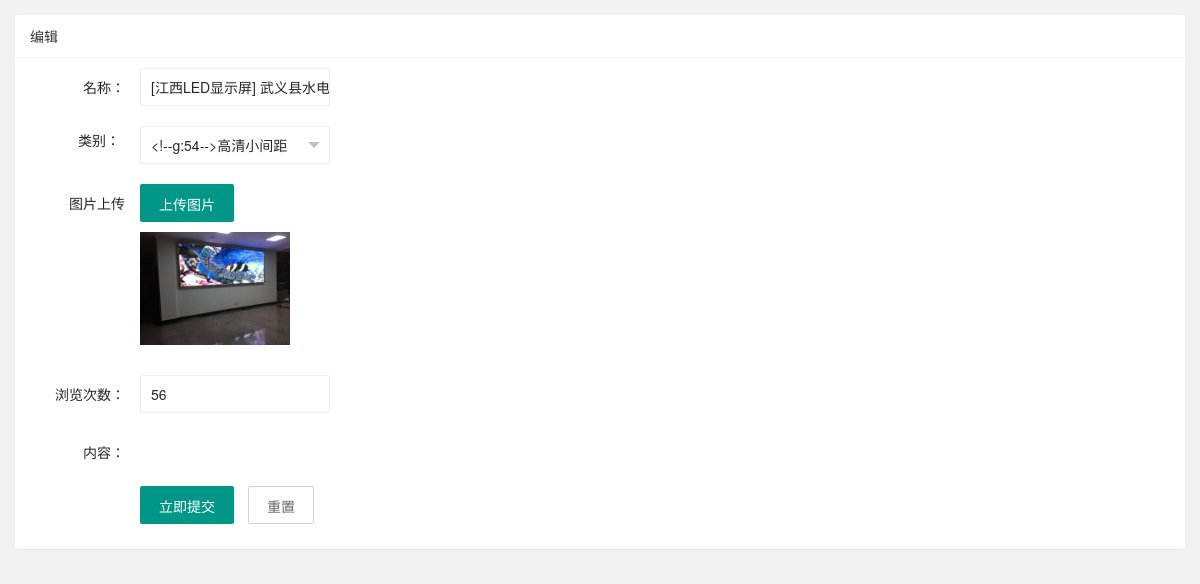
/admin/projectcase/edit.php?id=3, run on the app's committed database.
### tables this page shows
CREATE TABLE `projectcase`  (
  `id` int(11) NOT NULL AUTO_INCREMENT COMMENT 'id',
  `name` varchar(255) NULL DEFAULT NULL COMMENT '名称',
  `content` varchar(21000) NULL DEFAULT NULL COMMENT '内容',
  `pic` varchar(255) NULL DEFAULT NULL COMMENT '图片',
  `sort` varchar(255) NULL DEFAULT NULL COMMENT '类别',
  `number` int(11) NULL DEFAULT NULL COMMENT '浏览次数',
  `time` int(11) NULL DEFAULT NULL COMMENT '发布时间',
  PRIMARY KEY (`id`) USING BTREE
);

### admin/fun.php (called while the page is built, shortened)
<?php
function query($db, $sql, $erwei = true)
{
    $query = $db->query($sql);
    $query->setFetchMode(PDO::FETCH_ASSOC);
    if ($erwei) {
        return $query->fetchall();
    }
    return $query->fetch();
}

### admin/projectcase/edit.php (the view, shortened to what this page needs)
<!DOCTYPE html>
<html>
<head>
    <link rel="stylesheet" href="/vendor/dist/layuiadmin/layui/css/layui.css" media="all">
    <link rel="stylesheet" href="/vendor/dist/layuiadmin/style/admin.css" media="all">
</head>
<body>
<?php
include ($_SERVER)["DOCUMENT_ROOT"] . "/admin/fun.php";
$id = $_GET["id"];
$sql="select * from projectcase where id = {$id}";
$db = conn();
$res = query($db,$sql,false);
?>
<div class="layui-fluid">
    <div class="layui-row layui-col-space15">
        <div class="layui-col-md12">
            <div class="layui-card">
                <div class="layui-card-header">编辑</div>
                <div class="layui-card-body">
                    <form class="layui-form" action="" lay-filter="component-form-element">
                        <div class="layui-row layui-col-space10 layui-form-item">
                            <div class="layui-col-lg6">
                                <label class="layui-form-label">名称：</label>
                                <div class="layui-input-inline">
                                    <input type="text" name="name" lay-verify="required" placeholder="" autocomplete="off" class="layui-input" value="<?php echo $res["name"]?>">
                                </div>
                            </div>
                        </div>
                        <div class="layui-form-item layui-col-space10">
                            <label class="layui-form-label">类别：</label>
                            <div class="layui-input-inline">
                            </div>
                        </div>
                        <div class="layui-row layui-col-space10 layui-form-item">
                            <div class="layui-col-lg6">
                                <div class="layui-form-label">图片上传</div>
                                <div class="layui-input-inline">
                                    <div class="layui-upload">
                                        <button type="button" class="layui-btn" id="test-upload-normal">上传图片</button>
                                        <div class="layui-upload-list">
                                            <img class="layui-upload-img" id="test-upload-normal-img" style="max-width: 150px;max-height: 150px;" src="/upload/<?php echo $res["pic"];?>">
                                        </div>
                                    </div>
                                </div>
                            </div>
                        </div>
                        <div class="layui-row layui-col-space10 layui-form-item">
                            <div class="layui-col-lg6">
                                <label class="layui-form-label">浏览次数：</label>
                                <div class="layui-input-inline">
                                    <input type="text" name="number" lay-verify="required" placeholder="" autocomplete="off" class="layui-input" value="<?php echo $res["number"];?>">
                                </div>
                            </div>
                        </div>
                        <div class="layui-form-item">
                            <label class="layui-form-label">内容：</label>
                            <div class="layui-input-block">
                            </div>
                        </div>
                        <div class="layui-form-item">
                            <div class="layui-input-block">
                                <button class="layui-btn" lay-submit lay-filter="component-form-element">立即提交</button>
                                <button type="reset" class="layui-btn layui-btn-primary">重置</button>
                            </div>
                        </div>
                    </form>
                </div>
            </div>
        </div>
    </div>
</div>
</body>
</html>

### data on the page
projectcase: name "[江西LED显示屏] 武义县水电", pic (picture), number "56"
